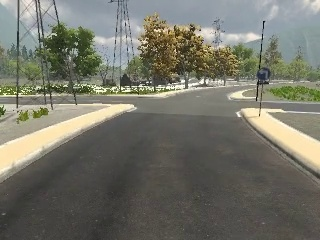
#> input picture main_ws/src/teamict/src/sign_detection_faceboxes/9046aa7a-fbc8-11e9-8751-b88a60629481.jpg, 320 x 240 px
$ python -i depth_processor.py   (imports and definitions only)   (older library calls are emulated)
#> lines starting #> are read from the running program, lines starting #| are printed output that depends on the picture; after the words box and inside, x2 and y2 are one past the last pixel; in counts of white or black regions, pixels touching at a corner belong together
#!/usr/bin/env python
import cv2
import numpy as np
import rospy


class DepthProcessor:

    def __init__(self, debug_stream=None):
        self.MAX_UINT8 = 255
        self.counter = 0
        self.area_130 = 130
        self.area_100 = 110
        self.debug_stream = debug_stream

        # Initialize debug stream
        if self.debug_stream:
            self.debug_stream.create_stream('depth_processing', 'debug/depth_processing')

    def ground(self, gray_img, x, y, n, T1, T2):
        if gray_img[y][x] > T1 or gray_img[y][x] < T2:
            return 0
        if int(gray_img[y][x]) - int(gray_img[y + n][x]) >= 1:
            for i in range(n):
                if int(gray_img[y + i][x]) - int(gray_img[y + i + 1][x]) < 0:
                    return gray_img[y][x]
            return 0
        else:
            return gray_img[y][x]

    def resize_np(self, img_np, percent):
        h, w = img_np.shape
        w = int(w * percent)
        h = int(h * percent)
        resized_img = cv2.resize(img_np, (w, h))
        return resized_img

    def find_nearest_object(self, bbox):
        b_new = list(bbox[i][1] + bbox[i][3] for i in range(len(bbox)))
        index = np.argmax(np.array(b_new))
        nearest_obstacle = bbox[index]
        return nearest_obstacle

    def find_danger_zone(self, obstacle_left, obstacle_right):
        # danger zone
        danger_zone = (0, 0)  # init
        # 2 objects
        if obstacle_left != 0 and obstacle_right != 0:
            (x_left, y_left, w_left, h_left) = obstacle_left
            (x_right, y_right, w_right, h_right) = obstacle_right

            # remove the further one if not parallel
            if (y_left + h_left) - (y_right + h_right) > 50:
                obstacle_right = 0
            elif (y_right + h_right) - (y_left + h_left) > 50:
                obstacle_left = 0

            # go through between them
            else:
                right_edge_object_left = x_left + w_left
                left_edge_object_right = x_right

                center_zone = int((right_edge_object_left + left_edge_object_right) / 2)
                danger_zone = (-1, center_zone)

        # single object
        if obstacle_left != 0 and obstacle_right == 0:
            (x, y, w, h) = obstacle_left
            center_object = int((x + x + w) / 2)
            if 100 < center_object < 220:
                danger_zone = (x - self.area_100, x + w + self.area_100)
            else:
                danger_zone = (x - self.area_130, x + w + self.area_130)
        if obstacle_right != 0 and obstacle_left == 0:
            (x, y, w, h) = obstacle_right
            center_object = int((x + x + w) / 2)
            if 100 < center_object < 220:
                danger_zone = (x - self.area_100, x + w + self.area_100)
            else:
                danger_zone = (x - self.area_130, x + w + self.area_130)
        return danger_zone

    def pre_processing_depth_img(self, img_np, n=2, T1=150, T2=10, min_width=35, min_height=35):

        # Resize
        gray_img = self.resize_np(img_np, 0.125)
        # cv2.imshow('src', gray_img)
        # cv2.waitKey(1)

        # CLOSE
        kernel_close = np.ones((3, 3))
        gray_img = cv2.morphologyEx(gray_img, cv2.MORPH_CLOSE, kernel_close)

        # DILATE
        kernel_dilate = np.ones((3, 3))
        gray_img = cv2.dilate(gray_img, kernel_dilate)
        # print(np.max(gray_img))
        # cv2.imshow('depth', gray_img)
        # cv2.waitKey()

        height, width = gray_img.shape
        # print(height, width)

        # remove floor and wall far away...
        for x in range(width):
            for y in range(height):
                if gray_img[y][x] > T1 or gray_img[y][x] < T2:
                   gray_img[y][x] = 0
                if y < height - n:
                    gray_img[y][x] = self.ground(gray_img, x, y, n, T1, T2)
                else:
                    gray_img[y][x] = 0

        # [8 lines of commented-out code are left out]
        kernel_close = np.ones((3, 3), np.uint8)
        gray_img = cv2.morphologyEx(gray_img, cv2.MORPH_CLOSE, kernel_close)
        # cv2.imshow('removed_ground_CLOSE', gray_img)

        # resize
        gray_img = self.resize_np(gray_img, 8)
        # [5 lines of commented-out code are left out]
        gray_uint8 = cv2.convertScaleAbs(gray_img)
        if cv2.getVersionMajor() in [2, 4]:
            # OpenCV 2, OpenCV 4 case
            contours, hierarchy = cv2.findContours(gray_uint8, cv2.RETR_TREE, cv2.CHAIN_APPROX_SIMPLE)
        else:
            # OpenCV 3 case
            _, contours, hierarchy = cv2.findContours(gray_uint8, cv2.RETR_TREE, cv2.CHAIN_APPROX_SIMPLE)

        img_RGB_np = cv2.cvtColor(img_np, cv2.COLOR_GRAY2RGB)
        # img_RGB_np = cv2.cvtColor(gray_img, cv2.COLOR_GRAY2RGB)
        # cv2.drawContours(img_RGB_np, contours, -1, (MAX_UINT16, 0, 0), 2)
        # cv2.imshow('contours', img_RGB_np)

        bbox_left = []
        bbox_right = []
        # print('number of contours', len(contours))
        for contour in contours:
            (x, y, w, h) = cv2.boundingRect(contour)

            # print(w,h)
            if h > min_height:
                cv2.rectangle(img_RGB_np, (x, y), (x + w, y + h), (0, 255, 0), 2)
                # draw danger zone
                cv2.rectangle(img_RGB_np, (x - self.area_100, y), (x + w + self.area_100, y + h),
                              (self.MAX_UINT8, 0, 0), 2)

                center_x = x + int(w / 2)

                if center_x < 160:
                    bbox_left.append((x, y, w, h))
                else:
                    bbox_right.append((x, y, w, h))

        # left - right
        obstacle_left = obstacle_right = 0
        if len(bbox_left) > 0:
            obstacle_left = self.find_nearest_object(bbox_left)
        if len(bbox_right) > 0:
            obstacle_right = self.find_nearest_object(bbox_right)

        danger_zone = self.find_danger_zone(obstacle_left, obstacle_right)

        if self.debug_stream:
            self.debug_stream.update_image('depth_processing', img_RGB_np)

        return danger_zone

>>> import cv2
>>> picture = cv2.imread('sign_detection_faceboxes/9046aa7a-fbc8-11e9-8751-b88a60629481.jpg', cv2.IMREAD_GRAYSCALE)
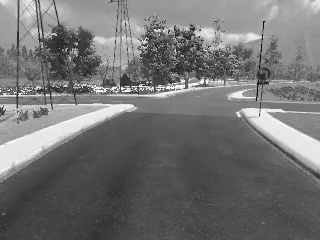
#> picture: shape (240, 320); min 4, max 255, mean 114.7
>>> result = DepthProcessor().pre_processing_depth_img(picture)
#> in resize_np, `resized_img = cv2.resize(img_np, (w, h))`:
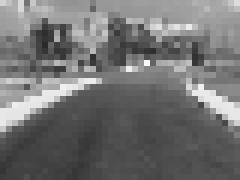
#> resized_img: shape (30, 40) (shown 6 times larger); min 42, max 248, mean 114
#> in pre_processing_depth_img, `gray_img = cv2.dilate(gray_img, kernel_dilate)`:
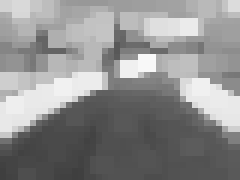
#> gray_img: shape (30, 40) (shown 6 times larger); min 63, max 248, mean 141.8
#> after the loop in pre_processing_depth_img, `for x in range(width):`:
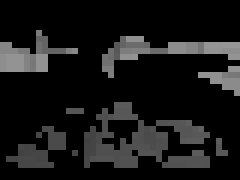
#> gray_img: shape (30, 40) (shown 6 times larger); min 0, max 150, mean 23.4
#> in pre_processing_depth_img, `kernel_close = np.ones((3, 3), np.uint8)`: kernel_close = [[1, 1, 1], [1, 1, 1], [1, 1, 1]]
#> in pre_processing_depth_img, `gray_img = cv2.morphologyEx(gray_img, cv2.MORPH_CLOSE, kernel_close)`:
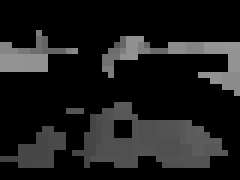
#> gray_img: shape (30, 40) (shown 6 times larger); min 0, max 150, mean 27.6
#> call 2 of resize_np, with percent = 8
#> in resize_np (call 2), `resized_img = cv2.resize(img_np, (w, h))`:
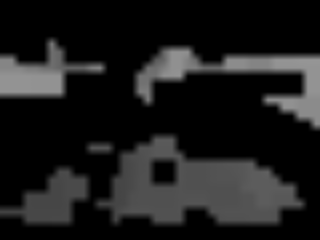
#> resized_img: shape (240, 320); min 0, max 150, mean 27.6
#> in pre_processing_depth_img, `contours, hierarchy = cv2.findContours(gray_uint8, cv2.RETR_TREE, cv2...`: contours = 4 contours; box (x1, y1, x2, y2) and area: (0, 132, 308, 228) 17646, (132, 44, 320, 132) 7072, (0, 36, 108, 100) 3854, (155, 163, 173, 181) 287
#> the loop in pre_processing_depth_img, `for contour in contours:` made 4 passes
#> (x, y, w, h, center_x) on passes 1, 3, 4: (0, 132, 308, 96, 154), (132, 44, 188, 88, 226), (0, 36, 108, 64, 54)
#> (x, y, w, h) on pass 2: (155, 163, 18, 18)
#> after the loop in pre_processing_depth_img, `for contour in contours:`:
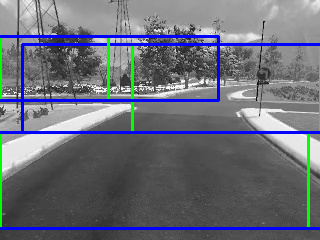
#> img_RGB_np: shape (240, 320, 3); mean B, G, R 120.9, 109.5, 105.8
#> after the loop in pre_processing_depth_img, `for contour in contours:`: bbox_left = [(0, 132, 308, 96), (0, 36, 108, 64)]; bbox_right = [(132, 44, 188, 88)]
#> in find_nearest_object, `b_new = list(bbox[i][1] + bbox[i][3] for i in range(len(bbox)))`: b_new = [228, 100]
#> in find_nearest_object, `index = np.argmax(np.array(b_new))`: index = 0
#> in find_nearest_object, `nearest_obstacle = bbox[index]`: nearest_obstacle = (0, 132, 308, 96)
#> in pre_processing_depth_img, `obstacle_right = self.find_nearest_object(bbox_right)`: obstacle_right = (132, 44, 188, 88)
#> in find_danger_zone, `(x_left, y_left, w_left, h_left) = obstacle_left`: x_left = 0; y_left = 132; w_left = 308; h_left = 96
#> in find_danger_zone, `(x_right, y_right, w_right, h_right) = obstacle_right`: x_right = 132; y_right = 44; w_right = 188; h_right = 88
#> in find_danger_zone, `(x, y, w, h) = obstacle_left`: x = 0; y = 132; w = 308; h = 96
#> in find_danger_zone, `center_object = int((x + x + w) / 2)`: center_object = 154
#> in find_danger_zone, `danger_zone = (x - self.area_100, x + w + self.area_100)`: danger_zone = (-110, 418)
#> result = (-110, 418)
